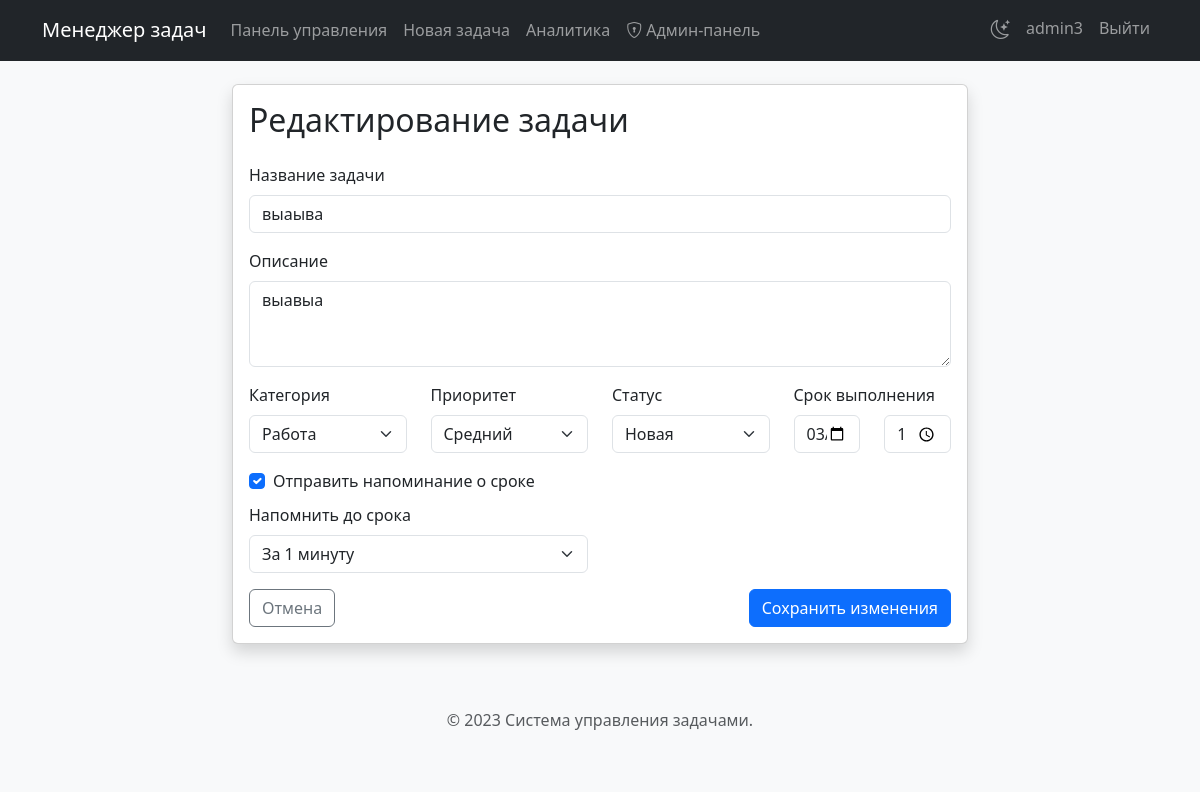
The app's page /task/3/edit (signed in) with its own data.
### tables this page shows
CREATE TABLE tasks (
        id INTEGER PRIMARY KEY,
        user_id INTEGER NOT NULL,
        title TEXT NOT NULL,
        description TEXT,
        category TEXT,
        priority TEXT,
        status TEXT DEFAULT "Новая",
        created_at TIMESTAMP DEFAULT CURRENT_TIMESTAMP,
        send_reminder BOOLEAN DEFAULT 0,
        reminder_time INTEGER DEFAULT 24, due_date TIMESTAMP,
        FOREIGN KEY (user_id) REFERENCES users (id)
    );

### app.py (the view, shortened to what this page needs)
@app.route('/task/<int:task_id>/edit', methods=['GET', 'POST'])
def edit_task(task_id):
    if 'user_id' not in session:
        return redirect(url_for('login'))
    conn = sqlite3.connect('tasks.db')
    c = conn.cursor()
    c.execute(
        """
    SELECT id, title, description, category, priority, due_date, status, send_reminder, reminder_time
    FROM tasks
    WHERE id = ? AND user_id = ?
    """, (task_id, session['user_id']))
    task = c.fetchone()
    conn.close()
    if not task:
        flash('Задача не найдена!')
        return redirect(url_for('dashboard'))
    return render_template('edit_task.html', task=task, format_reminder_time=format_reminder_time)

### templates/edit_task.html (shortened to what this page needs)
{% extends 'base.html' %}
{% block content %}
<div class="row justify-content-center">
    <div class="col-md-8">
        <div class="card shadow">
            <div class="card-body">
                <h2 class="card-title mb-4">Редактирование задачи</h2>
                <form method="POST" action="{{ url_for('edit_task', task_id=task[0]) }}">
                    <div class="mb-3">
                        <label for="title" class="form-label">Название задачи</label>
                        <input type="text" class="form-control" id="title" name="title" value="{{ task[1] }}" required>
                    </div>
                    <div class="mb-3">
                        <label for="description" class="form-label">Описание</label>
                        <textarea class="form-control" id="description" name="description" rows="3">{{ task[2] or '' }}</textarea>
                    </div>
                    <div class="row mb-3">
                        <div class="col-md-3">
                            <label for="category" class="form-label">Категория</label>
                            <select class="form-select" id="category" name="category">
                                <option value="Работа" {% if task[3] == 'Работа' %}selected{% endif %}>Работа</option>
                            </select>
                        </div>
                        <div class="col-md-3">
                            <label for="priority" class="form-label">Приоритет</label>
                            <select class="form-select" id="priority" name="priority">
                                <option value="Средний" {% if task[4] == 'Средний' %}selected{% endif %}>Средний</option>
                            </select>
                        </div>
                        <div class="col-md-3">
                            <label for="status" class="form-label">Статус</label>
                            <select class="form-select" id="status" name="status" required>
                                <option value="Новая" {% if task[6] == 'Новая' %}selected{% endif %}>Новая</option>
                            </select>
                        </div>
                        <div class="col-md-3">
                            <label for="due_date" class="form-label">Срок выполнения</label>
                            <div class="row">
                                <div class="col-md-6">
                                    <input type="date" class="form-control" id="due_date" name="due_date" value="{{ task[5].split(' ')[0] if task[5] else '' }}">
                                </div>
                                <div class="col-md-6">
                                    <input type="time" class="form-control" id="due_time" name="due_time" value="{{ task[5].split(' ')[1][:5] if task[5] and ' ' in task[5] else '23:59' }}">
                                </div>
                            </div>
                        </div>
                    </div>
                    <div class="row mb-3">
                        <div class="col-md-12">
                            <div class="form-check">
                                <input class="form-check-input" type="checkbox" id="send_reminder" name="send_reminder" {% if task[7] %}checked{% endif %}>
                                <label class="form-check-label" for="send_reminder">
                                    Отправить напоминание о сроке
                                </label>
                            </div>
                        </div>
                        <div class="col-md-6 mt-2" id="reminder_options" style="{% if not task[7] %}display: none;{% endif %}">
                            <label for="reminder_time" class="form-label">Напомнить до срока</label>
                            <select class="form-select" id="reminder_time" name="reminder_time">
                                <option value="0.017" {% if task[8] == 0.017 %}selected{% endif %}>За 1 минуту</option>
                            </select>
                        </div>
                    </div>
                    <div class="d-flex justify-content-between">
                        <a href="{{ url_for('view_task', task_id=task[0]) }}" class="btn btn-outline-secondary">Отмена</a>
                        <button type="submit" class="btn btn-primary">Сохранить изменения</button>
                    </div>
                </form>
            </div>
        </div>
    </div>
</div>
{% endblock %}

### templates/base.html (style rules this page uses)
body { padding-top: 60px; background-color: #f8f9fa; }

### records on screen
tasks: title "выаыва", description "выавыа", category "Работа", priority "Средний", status "Новая", due_date "03/30/2025", due_time "00:00", send_reminder "☑", reminder_time "За 1 минуту"

### other values on screen
{{ session['username'] }} "admin3"
